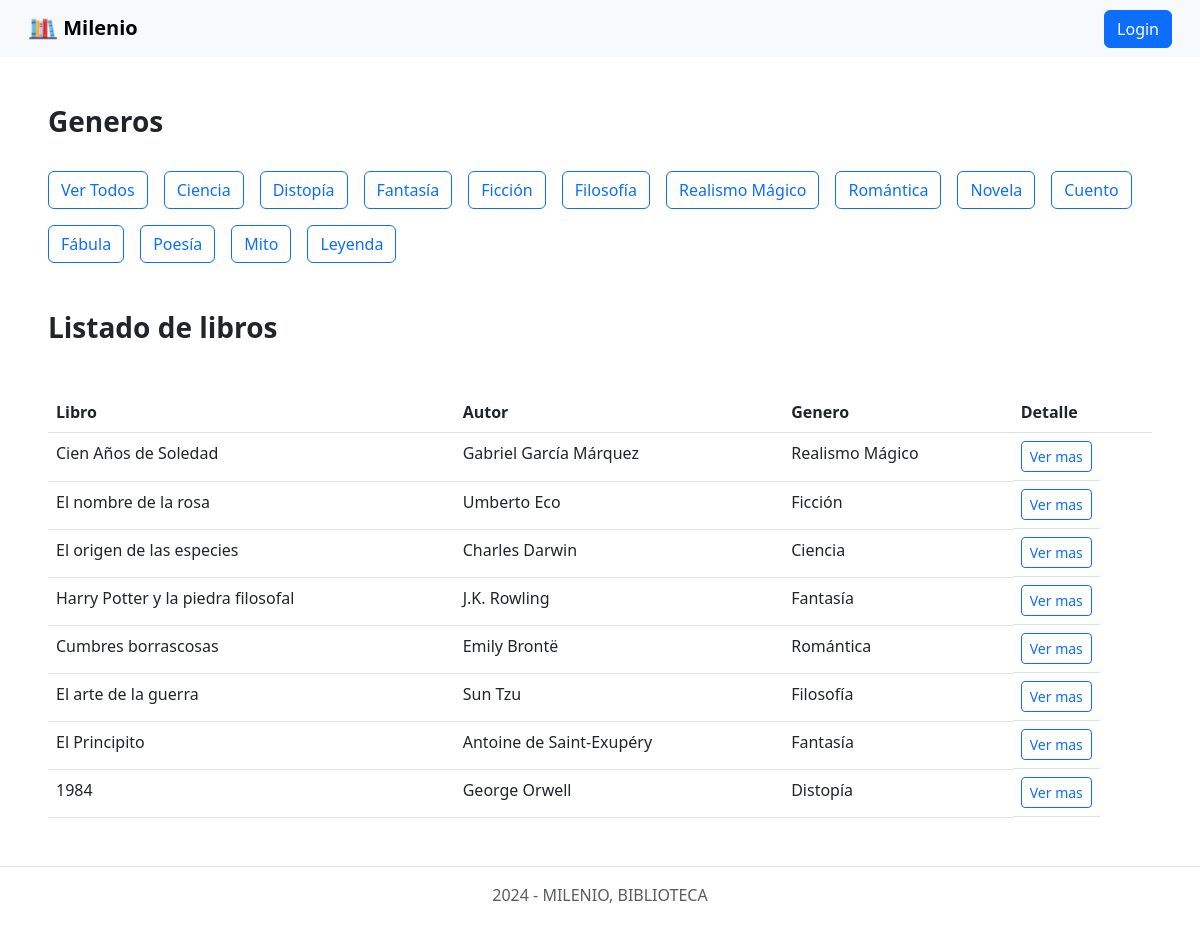
The page / on the database its author committed.
### tables this page shows
CREATE TABLE `generos` (
  `id` int(11) NOT NULL,
  `nombre` varchar(255) NOT NULL,
  `descripcion` text DEFAULT NULL
);

CREATE TABLE `libros` (
  `id` int(11) NOT NULL,
  `titulo` varchar(100) NOT NULL,
  `autor` varchar(100) NOT NULL,
  `reseña` text DEFAULT NULL,
  `genero_id` int(11) NOT NULL
);

### app/controllers/catalogo.controller.php (called while the page is built, shortened)
<?php
    require_once './app/models/libro.model.php';
    require_once './app/models/genero.model.php';
class CatalogoController {
    private $modelLibro;
    private $modelGenero;
    public function __construct($res) {
        $this->modelLibro = new LibroModel();
        $this->modelGenero = new GeneroModel();
    }
    public function showLibros() {
        $generoSeleccionado = isset($_GET['genero']) ? $_GET['genero'] : null;
        $generos = $this->modelGenero->getGeneros();
        if ($generoSeleccionado) {
            $genero = $this->modelGenero->getGeneroPorNombre($generoSeleccionado);
            if ($genero) {
                $libros = $this->modelLibro->getLibrosPorGenero($genero->id);
                $generoDetalle = $genero;
            }
        } else {
            $libros = $this->modelLibro->getLibros();
        }
        include_once 'templates/layout/header.phtml';
        include_once 'templates/generos.phtml';
        include_once 'templates/catalogo.phtml';
        include_once 'templates/layout/footer.phtml';
    }
}

### app/models/genero.model.php (called while the page is built, shortened)
<?php
class GeneroModel {
    private $db;
    public function __construct() {
       $this->db = new PDO('mysql:host=localhost;dbname=milenio_db;charset=utf8', 'root', '');
    }
    public function getGeneros() {
        $query = $this->db->prepare('SELECT * FROM generos');
        $query->execute();
        $generos = $query->fetchAll(PDO::FETCH_OBJ);
        return $generos;
    }
}

### app/models/libro.model.php (called while the page is built, shortened)
<?php
class LibroModel {
    private $db;
    public function __construct() {
       $this->db = new PDO('mysql:host=localhost;dbname=milenio_db;charset=utf8', 'root', '');
    }
    public function getLibros() {
        $query = $this->db->prepare('
            SELECT libros.*, generos.nombre AS genero_nombre, generos.descripcion AS genero_descripcion
            FROM libros
            JOIN generos ON libros.genero_id = generos.id
        ');
        $query->execute();
        $libros = $query->fetchAll(PDO::FETCH_OBJ);
        return $libros;
    }
}

### templates/generos.phtml (the view, shortened to what this page needs)
<?php
include_once './app/models/genero.model.php';
?>
<h2 class="fs-3 fw-bold mt-5 ms-5">Generos</h2>
<ul class="nav justify-content-start ms-5 mt-4 d-inline-flex gap-3">
    <li class="nav-item">
        <a href="home"><button type="button" class="btn btn-outline-primary">Ver Todos</button></a>
    </li>
    <?php foreach ($generos as $genero): ?>
        <li class="nav-item">
            <a href="home?genero=<?= urlencode($genero->nombre) ?>">
                <button type="button" class="btn btn-outline-primary">
                    <?php echo $genero->nombre ?>
                </button>
            </a>
        </li>
    <?php endforeach; ?>
</ul>

### templates/catalogo.phtml
<?php
    include_once './app/models/libro.model.php';
    include_once './app/models/genero.model.php';
?>
<div class="mx-5">
    <h2 class="fs-3 fw-bold mt-5">Listado de libros</h2>
    <table class="table mt-5">
        <thead>
            <tr>
                <th scope="col">Libro</th><th scope="col">Autor</th><th scope="col">Genero</th><th scope="col">Detalle</th>
            </tr>
        </thead>
        <tbody>
            <?php
                foreach($libros as $libro){
                    echo '
                        <tr>
                            <td>' . $libro->titulo . '</td>
                            <td>' . $libro->autor . '</td>
                            <td>' . $libro->genero_nombre . '</td>
                            <td class="d-inline-flex gap-3">
                                <a href="detail/' . $libro->id . '">
                                    <button type="button" class="btn btn-outline-primary btn-sm">Ver mas</button>
                                </a>
                            </td>
                        </tr>
                    ';
                }
            ?>
        </tbody>
    </table>
</div>

### rows shown on the page
generos: nombre "Ciencia"
generos: nombre "Distopía"
generos: nombre "Fantasía"
generos: nombre "Ficción"
generos: nombre "Filosofía"
generos: nombre "Realismo Mágico"
generos: nombre "Romántica"
generos: nombre "Novela"
generos: nombre "Cuento"
generos: nombre "Fábula"
generos: nombre "Poesía"
generos: nombre "Mito"
generos: nombre "Leyenda"
libros: titulo "Cien Años de Soledad", autor "Gabriel García Márquez", genero.nombre "Realismo Mágico"
libros: titulo "El nombre de la rosa", autor "Umberto Eco", genero.nombre "Ficción"
libros: titulo "El origen de las especies", autor "Charles Darwin", genero.nombre "Ciencia"
libros: titulo "Harry Potter y la piedra filosofal", autor "J.K. Rowling", genero.nombre "Fantasía"
libros: titulo "Cumbres borrascosas", autor "Emily Brontë", genero.nombre "Romántica"
libros: titulo "El arte de la guerra", autor "Sun Tzu", genero.nombre "Filosofía"
libros: titulo "El Principito", autor "Antoine de Saint-Exupéry", genero.nombre "Fantasía"
libros: titulo "1984", autor "George Orwell", genero.nombre "Distopía"
